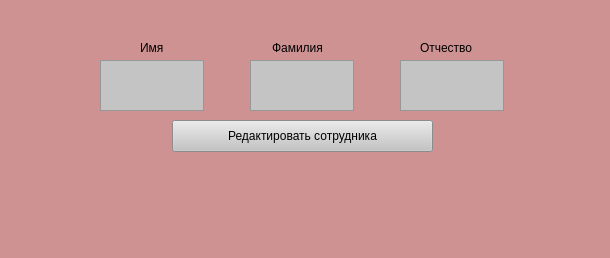
<?xml version="1.0" encoding="UTF-8"?>
<ui version="4.0">
 <class>MainWindow</class>
 <widget class="QMainWindow" name="MainWindow">
  <property name="geometry">
   <rect>
    <x>0</x>
    <y>0</y>
    <width>610</width>
    <height>258</height>
   </rect>
  </property>
  <property name="windowTitle">
   <string>MainWindow</string>
  </property>
  <property name="styleSheet">
   <string notr="true">background: #CF9292;
</string>
  </property>
  <widget class="QWidget" name="centralwidget">
   <widget class="QTextEdit" name="textSurname">
    <property name="geometry">
     <rect>
      <x>250</x>
      <y>60</y>
      <width>104</width>
      <height>51</height>
     </rect>
    </property>
    <property name="styleSheet">
     <string notr="true">background: #C4C4C4;</string>
    </property>
   </widget>
   <widget class="QLabel" name="label">
    <property name="geometry">
     <rect>
      <x>272</x>
      <y>40</y>
      <width>60</width>
      <height>16</height>
     </rect>
    </property>
    <property name="styleSheet">
     <string notr="true"/>
    </property>
    <property name="text">
     <string>Фамилия</string>
    </property>
   </widget>
   <widget class="QLabel" name="label_2">
    <property name="geometry">
     <rect>
      <x>140</x>
      <y>40</y>
      <width>31</width>
      <height>16</height>
     </rect>
    </property>
    <property name="styleSheet">
     <string notr="true"/>
    </property>
    <property name="text">
     <string>Имя</string>
    </property>
   </widget>
   <widget class="QLabel" name="label_3">
    <property name="geometry">
     <rect>
      <x>420</x>
      <y>40</y>
      <width>60</width>
      <height>16</height>
     </rect>
    </property>
    <property name="styleSheet">
     <string notr="true"/>
    </property>
    <property name="text">
     <string>Отчество </string>
    </property>
   </widget>
   <widget class="QTextEdit" name="textName">
    <property name="geometry">
     <rect>
      <x>100</x>
      <y>60</y>
      <width>104</width>
      <height>51</height>
     </rect>
    </property>
    <property name="styleSheet">
     <string notr="true">background: #C4C4C4;</string>
    </property>
   </widget>
   <widget class="QTextEdit" name="textPatr">
    <property name="geometry">
     <rect>
      <x>400</x>
      <y>60</y>
      <width>104</width>
      <height>51</height>
     </rect>
    </property>
    <property name="styleSheet">
     <string notr="true">background: #C4C4C4;</string>
    </property>
   </widget>
   <widget class="QPushButton" name="addWorkerButton">
    <property name="geometry">
     <rect>
      <x>172</x>
      <y>120</y>
      <width>261</width>
      <height>32</height>
     </rect>
    </property>
    <property name="styleSheet">
     <string notr="true">background: #C4C4C4;</string>
    </property>
    <property name="text">
     <string>Редактировать сотрудника</string>
    </property>
   </widget>
   <widget class="QLabel" name="txtErr">
    <property name="geometry">
     <rect>
      <x>90</x>
      <y>170</y>
      <width>471</width>
      <height>31</height>
     </rect>
    </property>
    <property name="text">
     <string/>
    </property>
   </widget>
  </widget>
  <widget class="QMenuBar" name="menubar">
   <property name="geometry">
    <rect>
     <x>0</x>
     <y>0</y>
     <width>610</width>
     <height>24</height>
    </rect>
   </property>
  </widget>
  <widget class="QStatusBar" name="statusbar"/>
 </widget>
 <resources/>
 <connections/>
</ui>
